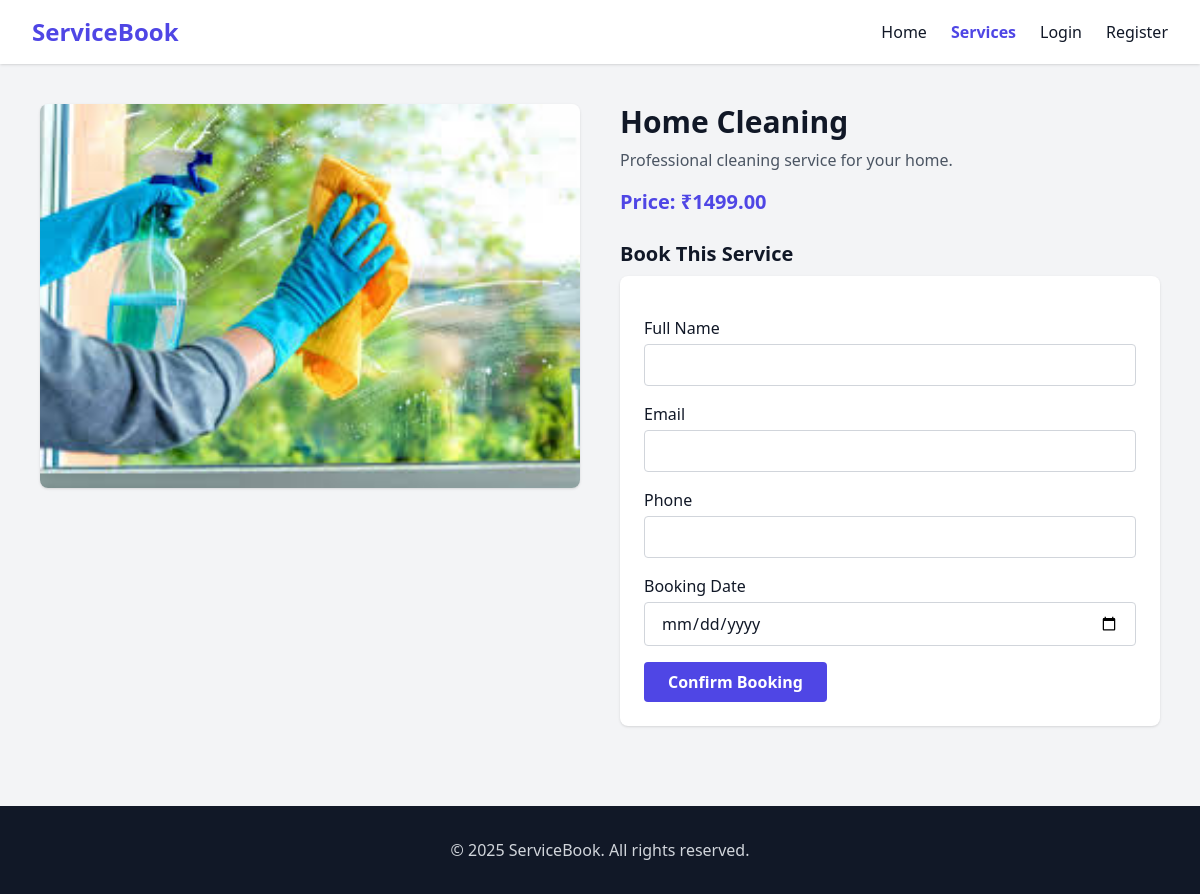
The page /service-detail.php?id=1 on the database its author committed.
### tables this page shows
CREATE TABLE `services` (
  `id` int(11) NOT NULL,
  `title` varchar(255) NOT NULL,
  `description` text NOT NULL,
  `image` varchar(255) DEFAULT NULL,
  `price` decimal(10,2) DEFAULT 0.00,
  `category` varchar(100) DEFAULT NULL
);

### service-detail.php (the view, shortened to what this page needs)
<?php include 'includes/db.php'; ?>
<?php
$id = intval($_GET['id']);
$result = $conn->query("SELECT * FROM services WHERE id = $id LIMIT 1");
$service = $result->fetch_assoc();
?>
<!DOCTYPE html>
<html lang="en">
<head>
  <script src="https://cdn.tailwindcss.com"></script>
</head>
<body class="bg-gray-100 text-gray-900">
  <nav class="bg-white shadow sticky top-0 z-50">
    <div class="max-w-7xl mx-auto px-4 sm:px-6 lg:px-8">
      <div class="flex justify-between h-16 items-center">
        <a href="index.php" class="text-2xl font-bold text-indigo-600">ServiceBook</a>
        <div class="space-x-6 hidden md:flex">
          <a href="index.php" class="hover:text-indigo-600 font-medium">Home</a>
          <a href="services.php" class="text-indigo-600 font-semibold">Services</a>
          <a href="user/login.php" class="hover:text-indigo-600 font-medium">Login</a>
          <a href="user/register.php" class="hover:text-indigo-600 font-medium">Register</a>
        </div>
      </div>
    </div>
  </nav>
  <div class="max-w-6xl mx-auto px-4 py-10 grid grid-cols-1 md:grid-cols-2 gap-10 items-start">
    <div>
      <img src="assets/images/<?= $service['image']; ?>" alt="<?= $service['title']; ?>" class="w-full h-96 object-cover rounded-lg shadow">
    </div>
    <div>
      <h1 class="text-3xl font-bold mb-2"><?= $service['title']; ?></h1>
      <p class="text-gray-600 mb-4"><?= $service['description']; ?></p>
      <p class="text-xl text-indigo-600 font-bold mb-6">Price: ₹<?= $service['price']; ?></p>
      <h2 class="text-xl font-semibold mb-2">Book This Service</h2>
      <form action="book-service.php" method="POST" class="space-y-4 bg-white p-6 rounded-lg shadow">
        <div>
          <label class="block font-medium">Full Name</label>
          <input type="text" name="name" required class="w-full mt-1 border border-gray-300 px-4 py-2 rounded focus:ring focus:ring-indigo-200">
        </div>
        <div>
          <label class="block font-medium">Email</label>
          <input type="email" name="email" required class="w-full mt-1 border border-gray-300 px-4 py-2 rounded focus:ring focus:ring-indigo-200">
        </div>
        <div>
          <label class="block font-medium">Phone</label>
          <input type="text" name="phone" required class="w-full mt-1 border border-gray-300 px-4 py-2 rounded focus:ring focus:ring-indigo-200">
        </div>
        <div>
          <label class="block font-medium">Booking Date</label>
          <input type="date" name="booking_date" required class="w-full mt-1 border border-gray-300 px-4 py-2 rounded focus:ring focus:ring-indigo-200">
        </div>
        <button type="submit" class="bg-indigo-600 hover:bg-indigo-700 text-white px-6 py-2 rounded font-semibold">Confirm Booking</button>
      </form>
    </div>
  </div>
  <footer class="bg-gray-900 text-gray-300 py-8 mt-10">
    <div class="max-w-7xl mx-auto text-center space-y-2">
      <p>&copy; <?= date('Y'); ?> ServiceBook. All rights reserved.</p>
    </div>
  </footer>
</body>
</html>

### rows shown on the page
services: image (picture), title "Home Cleaning", description "Professional cleaning service for your home.", price "1499.00"
